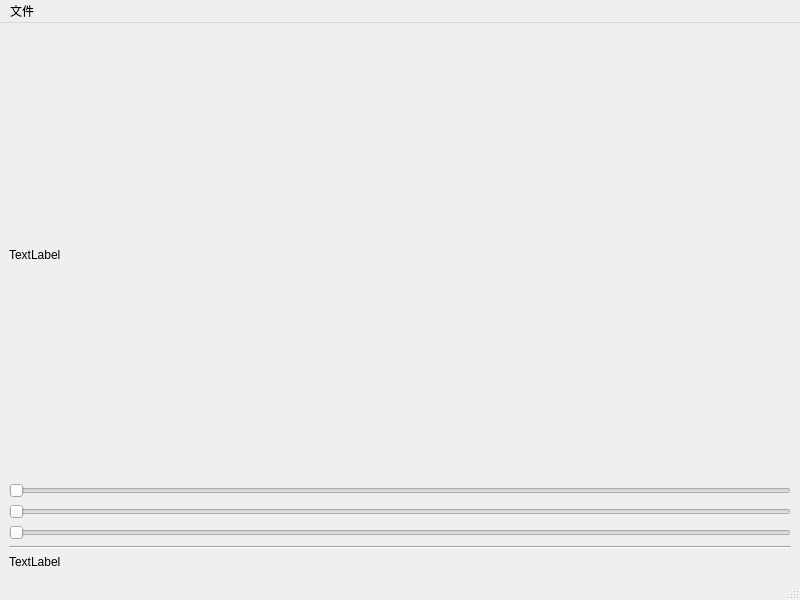
<?xml version="1.0" encoding="UTF-8"?>
<ui version="4.0">
 <class>CannyTesterWindow</class>
 <widget class="QMainWindow" name="CannyTesterWindow">
  <property name="geometry">
   <rect>
    <x>0</x>
    <y>0</y>
    <width>800</width>
    <height>600</height>
   </rect>
  </property>
  <property name="windowTitle">
   <string>MainWindow</string>
  </property>
  <widget class="QWidget" name="centralwidget">
   <layout class="QVBoxLayout" name="verticalLayout_2">
    <item>
     <widget class="QLabel" name="label">
      <property name="text">
       <string>TextLabel</string>
      </property>
     </widget>
    </item>
    <item>
     <widget class="QSlider" name="low">
      <property name="minimum">
       <number>40</number>
      </property>
      <property name="maximum">
       <number>100</number>
      </property>
      <property name="orientation">
       <enum>Qt::Horizontal</enum>
      </property>
     </widget>
    </item>
    <item>
     <widget class="QSlider" name="ratio">
      <property name="minimum">
       <number>2</number>
      </property>
      <property name="maximum">
       <number>10</number>
      </property>
      <property name="orientation">
       <enum>Qt::Horizontal</enum>
      </property>
     </widget>
    </item>
    <item>
     <widget class="QSlider" name="ksize">
      <property name="minimum">
       <number>5</number>
      </property>
      <property name="maximum">
       <number>23</number>
      </property>
      <property name="singleStep">
       <number>2</number>
      </property>
      <property name="orientation">
       <enum>Qt::Horizontal</enum>
      </property>
     </widget>
    </item>
    <item>
     <widget class="Line" name="line">
      <property name="orientation">
       <enum>Qt::Horizontal</enum>
      </property>
     </widget>
    </item>
    <item>
     <widget class="QLabel" name="label_2">
      <property name="sizePolicy">
       <sizepolicy hsizetype="Preferred" vsizetype="Fixed">
        <horstretch>0</horstretch>
        <verstretch>0</verstretch>
       </sizepolicy>
      </property>
      <property name="text">
       <string>TextLabel</string>
      </property>
     </widget>
    </item>
   </layout>
  </widget>
  <widget class="QMenuBar" name="menubar">
   <property name="geometry">
    <rect>
     <x>0</x>
     <y>0</y>
     <width>800</width>
     <height>25</height>
    </rect>
   </property>
   <widget class="QMenu" name="menu">
    <property name="title">
     <string>文件</string>
    </property>
    <addaction name="action"/>
   </widget>
   <addaction name="menu"/>
  </widget>
  <widget class="QStatusBar" name="statusbar"/>
  <action name="action">
   <property name="text">
    <string>载入</string>
   </property>
  </action>
 </widget>
 <resources/>
 <connections/>
</ui>
